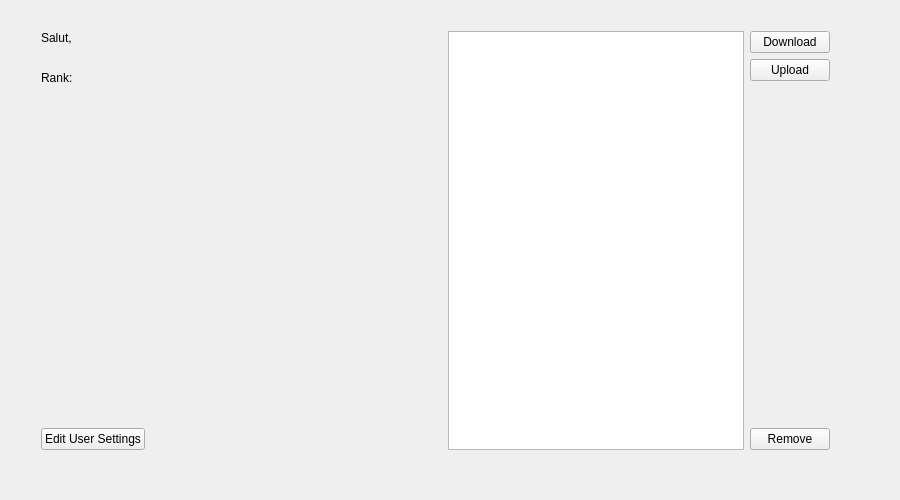
<?xml version="1.0" encoding="UTF-8"?>
<ui version="4.0">
 <class>Dashboard</class>
 <widget class="QWidget" name="Dashboard">
  <property name="geometry">
   <rect>
    <x>0</x>
    <y>0</y>
    <width>900</width>
    <height>500</height>
   </rect>
  </property>
  <property name="windowTitle">
   <string>Dashboard</string>
  </property>
  <widget class="QWidget" name="layoutWidget">
   <property name="geometry">
    <rect>
     <x>30</x>
     <y>20</y>
     <width>811</width>
     <height>441</height>
    </rect>
   </property>
   <layout class="QHBoxLayout" name="horizontalLayout">
    <item>
     <layout class="QVBoxLayout" name="verticalLayout">
      <item>
       <widget class="QLabel" name="salutLabel">
        <property name="text">
         <string>Salut,</string>
        </property>
       </widget>
      </item>
      <item>
       <widget class="QLabel" name="usernameLabel">
        <property name="text">
         <string/>
        </property>
       </widget>
      </item>
      <item>
       <widget class="QLabel" name="label">
        <property name="text">
         <string>Rank:</string>
        </property>
       </widget>
      </item>
      <item>
       <widget class="QLabel" name="rankLabel">
        <property name="text">
         <string/>
        </property>
       </widget>
      </item>
      <item>
       <spacer name="verticalSpacer">
        <property name="orientation">
         <enum>Qt::Vertical</enum>
        </property>
        <property name="sizeHint" stdset="0">
         <size>
          <width>20</width>
          <height>268</height>
         </size>
        </property>
       </spacer>
      </item>
      <item>
       <widget class="QPushButton" name="editUserButton">
        <property name="text">
         <string>Edit User Settings</string>
        </property>
       </widget>
      </item>
     </layout>
    </item>
    <item>
     <spacer name="horizontalSpacer">
      <property name="orientation">
       <enum>Qt::Horizontal</enum>
      </property>
      <property name="sizeHint" stdset="0">
       <size>
        <width>128</width>
        <height>20</height>
       </size>
      </property>
     </spacer>
    </item>
    <item>
     <widget class="QListWidget" name="listWidget"/>
    </item>
    <item>
     <layout class="QVBoxLayout" name="verticalLayout_2">
      <item>
       <widget class="QPushButton" name="downloadButton">
        <property name="text">
         <string>Download</string>
        </property>
       </widget>
      </item>
      <item>
       <widget class="QPushButton" name="uploadButton">
        <property name="text">
         <string>Upload</string>
        </property>
       </widget>
      </item>
      <item>
       <spacer name="verticalSpacer_2">
        <property name="orientation">
         <enum>Qt::Vertical</enum>
        </property>
        <property name="sizeHint" stdset="0">
         <size>
          <width>20</width>
          <height>288</height>
         </size>
        </property>
       </spacer>
      </item>
      <item>
       <widget class="QPushButton" name="removeButton">
        <property name="text">
         <string>Remove</string>
        </property>
       </widget>
      </item>
     </layout>
    </item>
   </layout>
  </widget>
 </widget>
 <layoutdefault spacing="6" margin="11"/>
 <resources/>
 <connections>
  <connection>
   <sender>uploadButton</sender>
   <signal>clicked()</signal>
   <receiver>Dashboard</receiver>
   <slot>show()</slot>
   <hints>
    <hint type="sourcelabel">
     <x>801</x>
     <y>63</y>
    </hint>
    <hint type="destinationlabel">
     <x>449</x>
     <y>249</y>
    </hint>
   </hints>
  </connection>
 </connections>
</ui>
